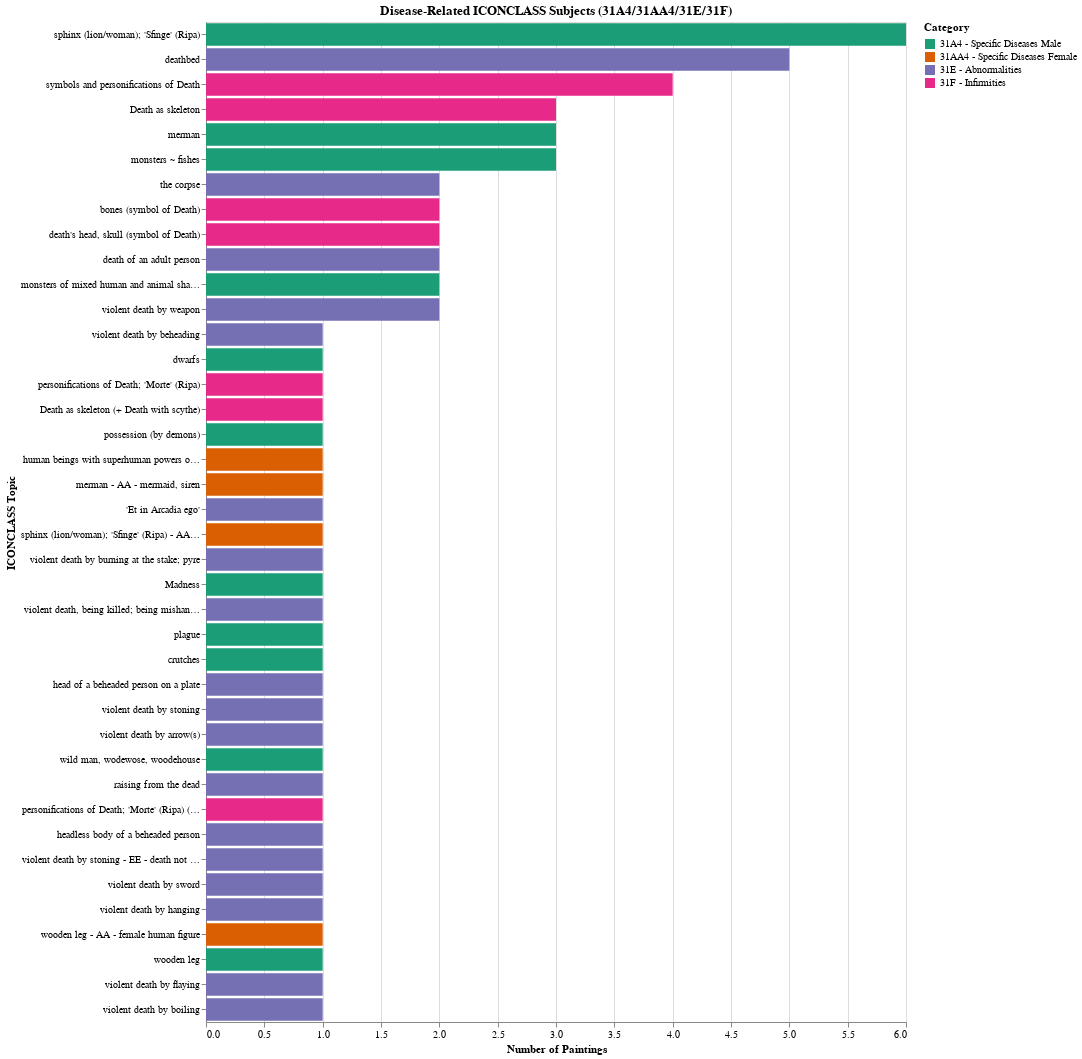

Notebook cell for this chart:
### Code cell
# =============================================================================
# CELL 13c: Disease-Related ICONCLASS Analysis (31A4, 31AA4, 31E, 31F)
# =============================================================================
# ICONCLASS codes for diseases/medical topics:
#   31A4 = Specific Diseases Male
#   31AA4 = Specific Diseases Female
#   31E = Abnormalities
#   31F = Infirmities and Afflictions

print("🏥 DISEASE-RELATED ICONCLASS ANALYSIS (31A4, 31AA4, 31E, 31F)")
print("=" * 70)

disease_df = con.execute("""
    WITH disease_subjects AS (
        SELECT 
            s.subject_label,
            s.subject_uri,
            REGEXP_EXTRACT(s.subject_uri, 'iconclass\\.org/([^/]+)', 1) as iconclass_code,
            ps.nfdi_uri
        FROM painting_subjects ps
        JOIN subjects s ON ps.subject_uri = s.subject_uri
        WHERE s.subject_source = 'ICONCLASS'
          AND s.subject_label IS NOT NULL
          AND (
              REGEXP_EXTRACT(s.subject_uri, 'iconclass\\.org/([^/]+)', 1) LIKE '31A4%'
              OR REGEXP_EXTRACT(s.subject_uri, 'iconclass\\.org/([^/]+)', 1) LIKE '31AA4%'
              OR REGEXP_EXTRACT(s.subject_uri, 'iconclass\\.org/([^/]+)', 1) LIKE '31E%'
              OR REGEXP_EXTRACT(s.subject_uri, 'iconclass\\.org/([^/]+)', 1) LIKE '31F%'
          )
    )
    SELECT 
        subject_label,
        iconclass_code,
        CASE 
            WHEN iconclass_code LIKE '31A4%' THEN '31A4 - Specific Diseases Male'
            WHEN iconclass_code LIKE '31AA4%' THEN '31AA4 - Specific Diseases Female'
            WHEN iconclass_code LIKE '31E%' THEN '31E - Abnormalities'
            WHEN iconclass_code LIKE '31F%' THEN '31F - Infirmities'
            ELSE 'Other'
        END as disease_category,
        COUNT(DISTINCT nfdi_uri) as painting_count
    FROM disease_subjects
    GROUP BY subject_label, iconclass_code, disease_category
    ORDER BY painting_count DESC
""").pl()

# Summary statistics
total_disease_paintings = con.execute("""
    SELECT COUNT(DISTINCT ps.nfdi_uri) as count
    FROM painting_subjects ps
    JOIN subjects s ON ps.subject_uri = s.subject_uri
    WHERE s.subject_source = 'ICONCLASS'
      AND (
          REGEXP_EXTRACT(s.subject_uri, 'iconclass\\.org/([^/]+)', 1) LIKE '31A4%'
          OR REGEXP_EXTRACT(s.subject_uri, 'iconclass\\.org/([^/]+)', 1) LIKE '31AA4%'
          OR REGEXP_EXTRACT(s.subject_uri, 'iconclass\\.org/([^/]+)', 1) LIKE '31E%'
          OR REGEXP_EXTRACT(s.subject_uri, 'iconclass\\.org/([^/]+)', 1) LIKE '31F%'
      )
""").fetchone()[0]

print(f"\n📊 SUMMARY:")
print(f"   Total unique disease-related ICONCLASS topics: {len(disease_df)}")
print(f"   Total paintings with disease-related subjects: {total_disease_paintings}")

if len(disease_df) > 0:
    print(f"\n📋 ICONCLASS TOPIC LABELS (Disease-Related):")
    print("-" * 70)
    for row in disease_df.iter_rows(named=True):
        print(f"   [{row['iconclass_code']}] {row['subject_label']} ({row['painting_count']} paintings)")
    
    # Show category breakdown
    category_summary = disease_df.group_by('disease_category').agg([
        pl.count().alias('topic_count'),
        pl.sum('painting_count').alias('total_paintings')
    ]).sort('total_paintings', descending=True)
    
    print(f"\n📈 CATEGORY BREAKDOWN:")
    print(category_summary)
    
    # Show some example paintings
    print(f"\n🖼️ EXAMPLE PAINTINGS WITH DISEASE-RELATED SUBJECTS:")
    example_paintings = con.execute("""
        SELECT DISTINCT
            p.label as painting_label,
            p.nfdi_uri,
            s.subject_label as disease_topic,
            REGEXP_EXTRACT(s.subject_uri, 'iconclass\\.org/([^/]+)', 1) as iconclass_code
        FROM paintings p
        JOIN painting_subjects ps ON p.nfdi_uri = ps.nfdi_uri
        JOIN subjects s ON ps.subject_uri = s.subject_uri
        WHERE s.subject_source = 'ICONCLASS'
          AND (
              REGEXP_EXTRACT(s.subject_uri, 'iconclass\\.org/([^/]+)', 1) LIKE '31A4%'
              OR REGEXP_EXTRACT(s.subject_uri, 'iconclass\\.org/([^/]+)', 1) LIKE '31AA4%'
              OR REGEXP_EXTRACT(s.subject_uri, 'iconclass\\.org/([^/]+)', 1) LIKE '31E%'
              OR REGEXP_EXTRACT(s.subject_uri, 'iconclass\\.org/([^/]+)', 1) LIKE '31F%'
          )
        LIMIT 15
    """).pl()
    print(example_paintings)
    
    # Visualization
    if len(disease_df) > 0:
        viz_df = disease_df.to_pandas()
        chart = alt.Chart(viz_df).mark_bar().encode(
            x=alt.X('painting_count:Q', title='Number of Paintings'),
            y=alt.Y('subject_label:N', sort='-x', title='ICONCLASS Topic'),
            color=alt.Color('disease_category:N', 
                           title='Category',
                           scale=alt.Scale(scheme='dark2')),
            tooltip=[
                alt.Tooltip('subject_label:N', title='Topic'),
                alt.Tooltip('iconclass_code:N', title='ICONCLASS Code'),
                alt.Tooltip('disease_category:N', title='Category'),
                alt.Tooltip('painting_count:Q', title='Paintings')
            ]
        ).properties(
            title='Disease-Related ICONCLASS Subjects (31A4/31AA4/31E/31F)',
            width=700,
            height=max(200, len(viz_df) * 25)
        )
        ipython_display(chart)
else:
    print("\n⚠️ No disease-related ICONCLASS subjects found in the dataset.")

### Figure 1 — Vega-Lite specification as saved in the notebook (floating-point values rounded to 4 significant figures)
{"config": {"view": {"continuousWidth": 300, "continuousHeight": 300}}, "data": {"name": "data-270231cf43b2db0071d9c1b31a9521dd"}, "mark": {"type": "bar"}, "encoding": {"color": {"field": "disease_category", "scale": {"scheme": "dark2"}, "title": "Category", "type": "nominal"}, "tooltip": [{"field": "subject_label", "title": "Topic", "type": "nominal"}, {"field": "iconclass_code", "title": "ICONCLASS Code", "type": "nominal"}, {"field": "disease_category", "title": "Category", "type": "nominal"}, {"field": "painting_count", "title": "Paintings", "type": "quantitative"}], "x": {"field": "painting_count", "title": "Number of Paintings", "type": "quantitative"}, "y": {"field": "subject_label", "sort": "-x", "title": "ICONCLASS Topic", "type": "nominal"}}, "height": 1000, "title": "Disease-Related ICONCLASS Subjects (31A4/31AA4/31E/31F)", "width": 700, "$schema": "https://vega.github.io/schema/vega-lite/v6.1.0.json", "datasets": {"data-270231cf43b2db0071d9c1b31a9521dd": [{"subject_label": "sphinx (lion/woman); 'Sfinge' (Ripa)", "iconclass_code": "31A45231", "disease_category": "31A4 - Specific Diseases Male", "painting_count": 6}, {"subject_label": "deathbed", "iconclass_code": "31E12", "disease_category": "31E - Abnormalities", "painting_count": 5}, {"subject_label": "symbols and personifications of Death", "iconclass_code": "31F", "disease_category": "31F - Infirmities", "painting_count": 4}, {"subject_label": "Death as skeleton", "iconclass_code": "31F26", "disease_category": "31F - Infirmities", "painting_count": 3}, {"subject_label": "merman", "iconclass_code": "31A4561", "disease_category": "31A4 - Specific Diseases Male", "painting_count": 3}, {"subject_label": "monsters ~ fishes", "iconclass_code": "31A456", "disease_category": "31A4 - Specific Diseases Male", "painting_count": 3}, {"subject_label": "the corpse", "iconclass_code": "31E3", "disease_category": "31E - Abnormalities", "painting_count": 2}, {"subject_label": "bones (symbol of Death)", "iconclass_code": "31F12", "disease_category": "31F - Infirmities", "painting_count": 2}, {"subject_label": "death's head, skull (symbol of Death)", "iconclass_code": "31F11", "disease_category": "31F - Infirmities", "painting_count": 2}, {"subject_label": "death of an adult person", "iconclass_code": "31E144", "disease_category": "31E - Abnormalities", "painting_count": 2}, {"subject_label": "monsters of mixed human and animal shape; 'Mostri' (Ripa)", "iconclass_code": "31A45", "disease_category": "31A4 - Specific Diseases Male", "painting_count": 2}, {"subject_label": "violent death by weapon", "iconclass_code": "31E2346", "disease_category": "31E - Abnormalities", "painting_count": 2}, {"subject_label": "violent death by beheading", "iconclass_code": "31E23621", "disease_category": "31E - Abnormalities", "painting_count": 1}, {"subject_label": "dwarfs", "iconclass_code": "31A422", "disease_category": "31A4 - Specific Diseases Male", "painting_count": 1}, {"subject_label": "personifications of Death; 'Morte' (Ripa)", "iconclass_code": "31F2", "disease_category": "31F - Infirmities", "painting_count": 1}, {"subject_label": "Death as skeleton (+ Death with scythe)", "iconclass_code": "31F26%28%2B4%29", "disease_category": "31F - Infirmities", "painting_count": 1}, {"subject_label": "possession (by demons)", "iconclass_code": "31A4641", "disease_category": "31A4 - Specific Diseases Male", "painting_count": 1}, {"subject_label": "human beings with superhuman powers or achievements - AA - female human figure", "iconclass_code": "31AA423", "disease_category": "31AA4 - Specific Diseases Female", "painting_count": 1}, {"subject_label": "merman - AA - mermaid, siren", "iconclass_code": "31AA4561", "disease_category": "31AA4 - Specific Diseases Female", "painting_count": 1}, {"subject_label": "'Et in Arcadia ego'", "iconclass_code": "31E52", "disease_category": "31E - Abnormalities", "painting_count": 1}, {"subject_label": "sphinx (lion/woman); 'Sfinge' (Ripa) - AA - female human figure", "iconclass_code": "31AA45231", "disease_category": "31AA4 - Specific Diseases Female", "painting_count": 1}, {"subject_label": "violent death by burning at the stake; pyre", "iconclass_code": "31E23121", "disease_category": "31E - Abnormalities", "painting_count": 1}, {"subject_label": "Madness", "iconclass_code": "31A4640", "disease_category": "31A4 - Specific Diseases Male", "painting_count": 1}, {"subject_label": "violent death, being killed; being mishandled and maltreated; seeking death (+ finding of dead or dying person)", "iconclass_code": "31E23%28%2B9%29", "disease_category": "31E - Abnormalities", "painting_count": 1}, {"subject_label": "plague", "iconclass_code": "31A4621", "disease_category": "31A4 - Specific Diseases Male", "painting_count": 1}, {"subject_label": "crutches", "iconclass_code": "31A4153", "disease_category": "31A4 - Specific Diseases Male", "painting_count": 1}, {"subject_label": "head of a beheaded person on a plate", "iconclass_code": "31E2362191", "disease_category": "31E - Abnormalities", "painting_count": 1}, {"subject_label": "violent death by stoning", "iconclass_code": "31E23411", "disease_category": "31E - Abnormalities", "painting_count": 1}, {"subject_label": "violent death by arrow(s)", "iconclass_code": "31E23461", "disease_category": "31E - Abnormalities", "painting_count": 1}, {"subject_label": "wild man, wodewose, woodehouse", "iconclass_code": "31A44411", "disease_category": "31A4 - Specific Diseases Male", "painting_count": 1}, {"subject_label": "raising from the dead", "iconclass_code": "31E4", "disease_category": "31E - Abnormalities", "painting_count": 1}, {"subject_label": "personifications of Death; 'Morte' (Ripa) (+ Death with scythe)", "iconclass_code": "31F2%28%2B4%29", "disease_category": "31F - Infirmities", "painting_count": 1}, {"subject_label": "headless body of a beheaded person", "iconclass_code": "31E236212", "disease_category": "31E - Abnormalities", "painting_count": 1}, {"subject_label": "violent death by stoning - EE - death not certain; wounded person", "iconclass_code": "31EE23411", "disease_category": "31E - Abnormalities", "painting_count": 1}, {"subject_label": "violent death by sword", "iconclass_code": "31E234631", "disease_category": "31E - Abnormalities", "painting_count": 1}, {"subject_label": "violent death by hanging", "iconclass_code": "31E2355", "disease_category": "31E - Abnormalities", "painting_count": 1}, {"subject_label": "wooden leg - AA - female human figure", "iconclass_code": "31AA4152", "disease_category": "31AA4 - Specific Diseases Female", "painting_count": 1}, {"subject_label": "wooden leg", "iconclass_code": "31A4152", "disease_category": "31A4 - Specific Diseases Male", "painting_count": 1}, {"subject_label": "violent death by flaying", "iconclass_code": "31E2363", "disease_category": "31E - Abnormalities", "painting_count": 1}, {"subject_label": "violent death by boiling", "iconclass_code": "31E231221", "disease_category": "31E - Abnormalities", "painting_count": 1}]}}
